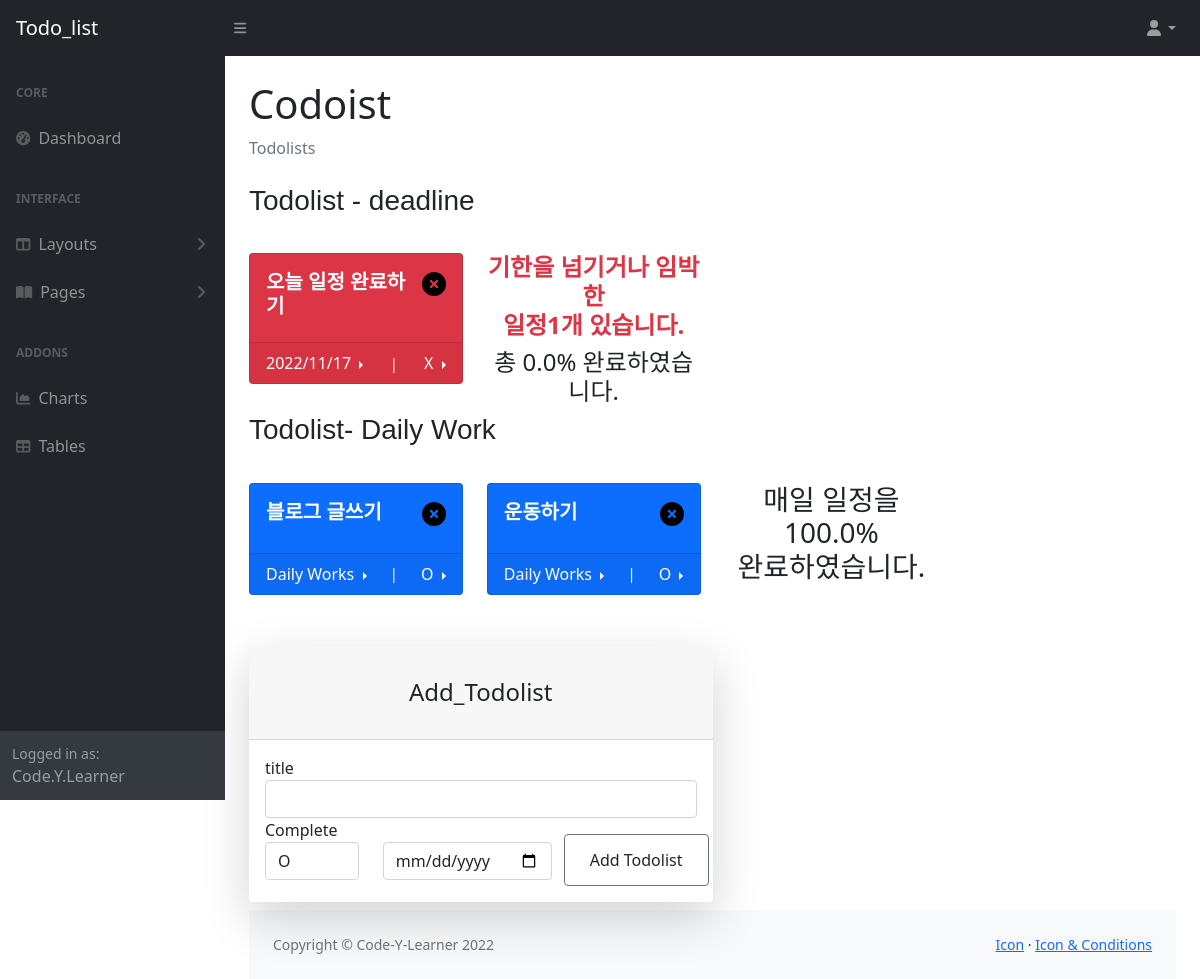
The app's page /dashboard/ (signed in), older data.
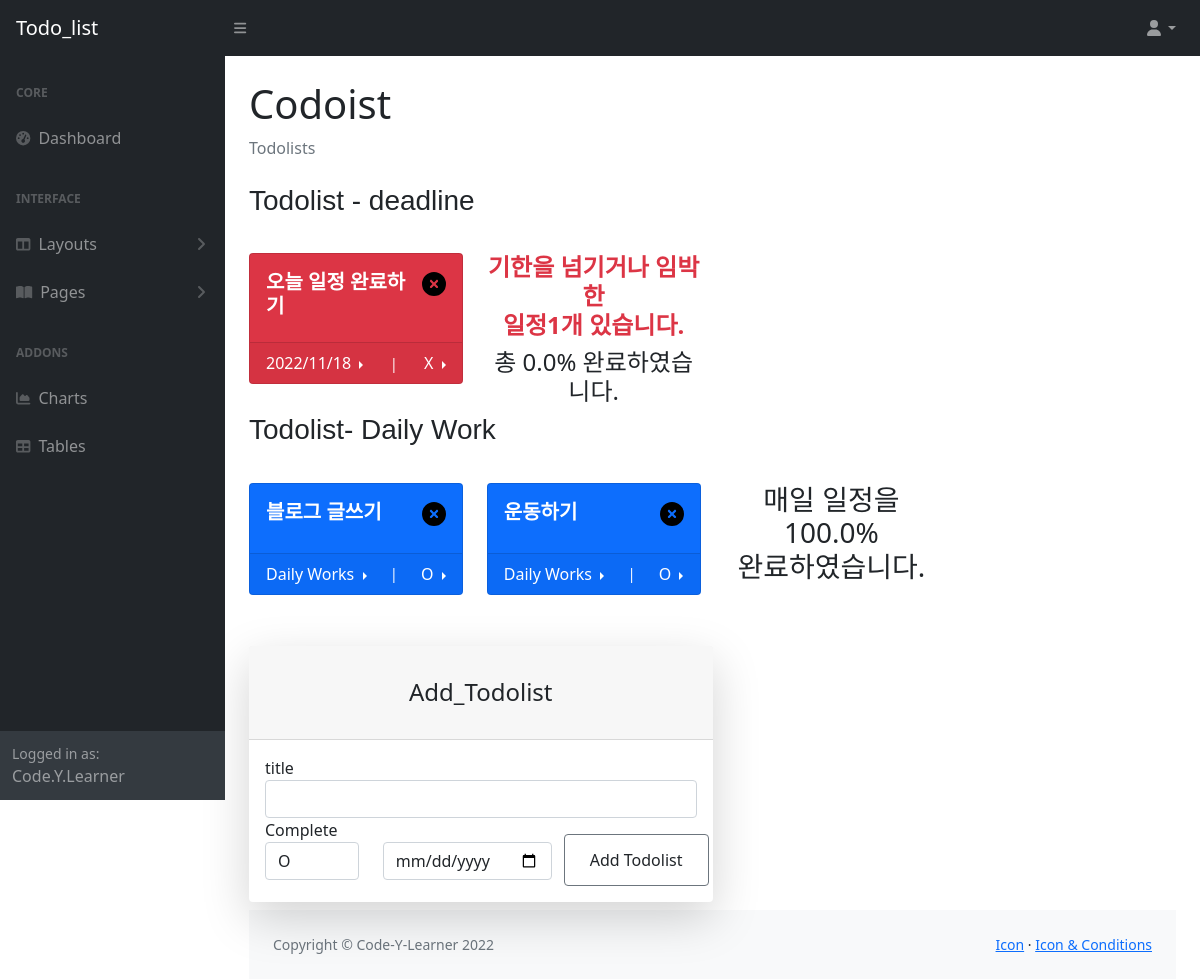
The same page, newer data.
### main.py (models this page shows)
class User(UserMixin, db.Model):
    __tablename__ = "users"
    id = db.Column(db.Integer, primary_key=True)
    email = db.Column(db.String(100), unique=True)
    password = db.Column(db.String(100))
    name = db.Column(db.String(100))
    code = db.Column(db.String(100))
    todo = relationship("TodoList", back_populates="author")
    timers = relationship("Timer", back_populates="usercode")

class TodoList(db.Model):
    __tablename__ = "todolists"
    id = db.Column(db.Integer, primary_key=True)
    author_id = db.Column(db.Integer, db.ForeignKey("users.id"))
    author = relationship("User", back_populates="todo")
    title = db.Column(db.String(250), unique=True, nullable=False)
    date = db.Column(db.String(250), nullable=False)
    deadline = db.Column(db.String(250), nullable=True)
    priority = db.Column(db.Text, nullable=True)
    timers = relationship("Timer", back_populates="parent_todolist")
    complete = db.Column(db.String(100), nullable=False)

### main.py (the view, shortened to what this page needs)
@app.route('/dashboard/', methods=["GET", "POST"])
@login_required
def dashboard():
    form_complete = ModifyCompleteForm()
    form_deadline = ModifyDeadlineForm()
    form_add = AddForm()
    def check_length():
        todolist_daily = 0
        todolist_deadline = 0
        cardlength_daily = [3,6]
        cardlength_deadline = [3,6]
        for todolist  in current_user.todo:
            if todolist.deadline == '':
                todolist_daily += 1
            else:
                todolist_deadline += 1
        if todolist_daily >= 3:
            cardlength_daily = [2,6]
        if todolist_deadline >= 3:
            cardlength_deadline = [2,6]
        return cardlength_daily, cardlength_deadline
    def check_progress():
        count_deadline = 0
        count_daily = 0
        count_notdone_deadline = 0
        count_notdone_daily =0
        deadline_over = 0
        progress_deadline = 0
        progress_daily = 0
        for todolist  in current_user.todo:
            if todolist.deadline != '':
                if todolist.complete != 'O':
                    count_notdone_deadline += 1
                if datetime.datetime.strptime(todolist.deadline, '%Y/%m/%d').astimezone(timezone('Asia/Seoul')) < datetime.datetime.today().astimezone(timezone('Asia/Seoul')):
                    if todolist.complete != 'O':
                        deadline_over += 1
                count_deadline += 1
            else:
                if todolist.complete != 'O':
                    count_notdone_daily += 1
                count_daily += 1
            if count_daily == 0:
                progress_daily = -1
            else:
                progress_daily = round((count_daily-count_notdone_daily)*100/count_daily,1)
            if count_deadline ==0:
                progress_deadline = -1
            else:
                progress_deadline = round((count_deadline-count_notdone_deadline)*100/count_deadline,1)
        return [ deadline_over, progress_deadline , progress_daily ]
    progress = check_progress()
    cardlength_daily, cardlength_deadline = check_length()
    return render_template("dashboard.html", current_user=current_user, form_1=form_deadline, form_2=form_complete,
                           form_3=form_add, length_daily = cardlength_daily, length_deadline = cardlength_deadline, progress = progress )

### templates/dashboard.html (shortened to what this page needs)
{% import "bootstrap/wtf.html" as wtf %}
{% include "header.html" %}
{% include "sidebar.html" %}
<div id="layoutSidenav_content">
    <main>
        {% if current_user.code: %}
        <div class="container-fluid px-4">
            <h1 class="mt-4">Codoist</h1>
            <ol class="breadcrumb mb-4">
                <li class="breadcrumb-item active">Todolists</li>
            </ol>
            <h3 class="card-sub-heading">Todolist - deadline</h3>
            <div class="row">
                {% for todolist in current_user.todo|sort(attribute='deadline') %}
                {% if todolist.deadline != '' %}
                <div class="col-xl-{{length_deadline[0]}} col-md-{{length_deadline[1]}}">
                    {% if todolist.complete == 'O' %}
                    <div class="card bg-primary text-white mb-4">
                        {% elif todolist.complete == 'X' %}
                        <div class="card bg-danger text-white mb-4">
                            {% else %}
                            <div class="card bg-warning text-white mb-4">
                                {% endif %}
                                <div class="card-body d-flex justify-content-between">
                                    <h5><a class="fw-bold text-decoration-none text-white" href="{{ url_for('pomodoro_dashboard', todolist_id =todolist.id, usercode = current_user.code) }}">{{ todolist.title }}</a></h5>
                                    <h4><a class="text-black text-decoration-none text-lg"
                                           href="{{ url_for('delete_todolist', todolist_id = todolist.id ) }}"><i
                                            class="fa-solid fa-circle-xmark"></i></a></h4>
                                </div>
                                <div class="card-footer d-flex align-items-center justify-content-between">
                                    <div class="dropend">
                                        <a class="dropdown-toggle text-white text-decoration-none"
                                           data-bs-toggle="dropdown" aria-expanded="false">
                                            {{todolist.deadline}}
                                        </a>
                                    </div>
                                    <div class="small text-white">|</div>
                                    <div class="dropend">
                                        <a class="dropdown-toggle text-white text-decoration-none"
                                           data-bs-toggle="dropdown" aria-expanded="false">
                                            {{todolist.complete}}
                                        </a>
                                    </div>
                                </div>
                            </div>
                        </div>
                        {% endif %}
                        {% endfor %}
                        <div class="col-xl-{{length_daily[0]}} col-md-{{length_daily[1]}}">
                            {% if progress[0] != 0 %}
                            <h4 class="text-danger fw-bold text-center">기한을 넘기거나 임박한<br>일정{{progress[0]}}개 있습니다. </h4>
                            {% endif %}
                            {% if progress[1] != -1 %}
                            <h4 class="align-content-center text-center">총 {{progress[1]}}% 완료하였습니다. </h4>
                            {% endif %}
                        </div>
                    </div>
                    <h3 class="card-sub-heading">Todolist- Daily Work</h3>
                    <div class="row">
                        {% for todolist in current_user.todo|sort(attribute='deadline') %}
                        {% if todolist.deadline == '' %}
                        <div class="col-xl-{{length_daily[0]}} col-md-{{length_daily[1]}}">
                            {% if todolist.complete == 'O' %}
                            <div class="card bg-primary text-white mb-4">
                                {% elif todolist.complete == 'X' %}
                                <div class="card bg-danger text-white mb-4">
                                    {% else %}
                                    <div class="card bg-warning text-white mb-4">
                                        {% endif %}
                                        <div class="card-body d-flex justify-content-between">
                                            <h5><a class="fw-bold text-decoration-none text-white" href="{{ url_for('pomodoro_dashboard', todolist_id =todolist.id, usercode = current_user.code) }}">{{ todolist.title }}</a></h5>
                                            <h4><a class="text-black text-decoration-none text-lg"
                                                   href="{{ url_for('delete_todolist', todolist_id = todolist.id ) }}"><i
                                                    class="fa-solid fa-circle-xmark"></i></a></h4>
                                        </div>
                                        <div class="card-footer d-flex align-items-center justify-content-between">
                                            <div class="dropend">
                                                <a class="dropdown-toggle text-white text-decoration-none"
                                                   data-bs-toggle="dropdown" aria-expanded="false">
                                                    Daily Works
                                                </a>
                                            </div>
                                            <div class="small text-white">|</div>
                                            <div class="dropend">
                                                <a class="dropdown-toggle text-white text-decoration-none"
                                                   data-bs-toggle="dropdown" aria-expanded="false">
                                                    {{todolist.complete}}
                                                </a>
                                            </div>
                                        </div>
                                    </div>
                                </div>
                                {% endif %}
                                {% endfor %}
                                <div class="col-xl-{{length_daily[0]}} col-md-{{length_daily[1]}} align-middle">
                                    {% if progress[2] != -1 %}
                                    <h3 class="text-center"> 매일 일정을 {{progress[2]}}% <br> 완료하였습니다. </h3>
                                    {% endif %}
                                </div>
                            </div>
                            <div class="container-fluid" id="card-add">
                                <div class="col-xl-6">
                                    <div class="card mb-2 shadow-lg border-0 rounded-lg">
                                        <div class="card-header"><h4 class="text-center font-weight-light my-4">
                                            Add_Todolist</h4></div>
                                        <div class="card-body">
                                            <form method="post" role="form">
                                                <div class="form-floating mb-6">
                                                    {{ wtf.form_field(form_3.title) }}
                                                </div>
                                                <div class="form-floating row">
                                                    <div class="col mb-18">
                                                        {{ wtf.form_field(form_3.complete) }}
                                                    </div>
                                                    <div class="col mb-18">
                                                        {{ wtf.form_field(form_3.deadline) }}
                                                    </div>
                                                        <a class="btn btn-outline-secondary btn-block col mb-18 add-submit-button">
                                                            {{ wtf.form_field(form_3.submit3) }}
                                                        </a>
                                                </div>
                                            </form>
                                        </div>
                                    </div>
                                </div>
                            </div>
                            {% endif %}
                            {% include "footer.html" %}

### templates/header.html (shortened to what this page needs)
<!DOCTYPE html>
<html>
    <head>
        <link rel="stylesheet" type="text/css" href="https://cdn.jsdelivr.net/gh/moonspam/NanumSquare@2.0/nanumsquare.css">
        <link href="https://cdn.jsdelivr.net/npm/simple-datatables@latest/dist/style.css" rel="stylesheet" />
        <link href="https://cdn.jsdelivr.net/npm/bootstrap@5.2.2/dist/css/bootstrap.min.css" rel="stylesheet">
        <link href="{{ url_for('static', filename='css/styles.css') }}" rel="stylesheet" />
    </head>

### templates/sidebar.html (shortened to what this page needs)
<body class="sb-nav-fixed">
        <nav class="sb-topnav navbar navbar-expand navbar-dark bg-dark">
            <a class="navbar-brand ps-3" href="{{ url_for('home') }}">Todo_list</a>
            <button class="btn btn-link btn-sm order-1 order-lg-0 me-4 me-lg-0" id="sidebarToggle" href="#!"><i class="fas fa-bars"></i></button>
            <ul class="navbar-nav ms-auto ms-auto me-0 me-md-3 my-2 my-md-0">
                <li class="nav-item dropdown">
                    <a class="nav-link dropdown-toggle" id="navbarDropdown" href="#" role="button" data-bs-toggle="dropdown" aria-expanded="false"><i class="fas fa-user fa-fw"></i></a>
                </li>
            </ul>
        </nav>
        <div id="layoutSidenav">
            <div id="layoutSidenav_nav">
                <nav class="sb-sidenav accordion sb-sidenav-dark" id="sidenavAccordion">
                    <div class="sb-sidenav-menu">
                        <div class="nav">
                            <div class="sb-sidenav-menu-heading">Core</div>
                            <a class="nav-link" href="{{ url_for('home') }}">
                                <div class="sb-nav-link-icon"><i class="fas fa-tachometer-alt"></i></div>
                                Dashboard
                            </a>
                            <div class="sb-sidenav-menu-heading">Interface</div>
                            <a class="nav-link collapsed" href="#" data-bs-toggle="collapse" data-bs-target="#collapseLayouts" aria-expanded="false" aria-controls="collapseLayouts">
                                <div class="sb-nav-link-icon"><i class="fas fa-columns"></i></div>
                                Layouts
                                <div class="sb-sidenav-collapse-arrow"><i class="fas fa-angle-down"></i></div>
                            </a>
                            <a class="nav-link collapsed" href="#" data-bs-toggle="collapse" data-bs-target="#collapsePages" aria-expanded="false" aria-controls="collapsePages">
                                <div class="sb-nav-link-icon"><i class="fas fa-book-open"></i></div>
                                Pages
                                <div class="sb-sidenav-collapse-arrow"><i class="fas fa-angle-down"></i></div>
                            </a>
                            <div class="sb-sidenav-menu-heading">Addons</div>
                            <a class="nav-link" href="{{ url_for('home') }}">
                                <div class="sb-nav-link-icon"><i class="fas fa-chart-area"></i></div>
                                Charts
                            </a>
                            <a class="nav-link" href="{{ url_for('home') }}">
                                <div class="sb-nav-link-icon"><i class="fas fa-table"></i></div>
                                Tables
                            </a>
                        </div>
                    </div>
                    <div class="sb-sidenav-footer">
                        <div class="small">Logged in as:</div>
                        {{current_user.name}}
                    </div>
                </nav>
            </div>

### templates/footer.html (shortened to what this page needs)
<footer class="py-4 bg-light mt-auto">
                    <div class="container-fluid px-4">
                        <div class="d-flex align-items-center justify-content-between small">
                            <div class="text-muted">Copyright &copy; Code-Y-Learner 2022</div>
                            <div>
                                <a href="#">Icon</a>
                                &middot;
                                <a href="#">Icon &amp; Conditions</a>
                            </div>
                        </div>
                    </div>
                </footer>
            </div>
        </div>
    </body>
</html>

Row changes from the older to the newer data that the page shows:
changed TodoList "오늘 일정 완료하기": deadline "2022/11/17" → "2022/11/18"
